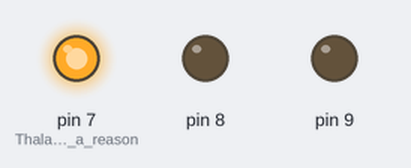
This sketch was run on a simulated Arduino Uno, built with avr-gcc and run on an emulated ATmega328P. On the bench: output pins drawn as LEDs (lit = HIGH).

Above: at 0.03 s.
At 0.72 s:
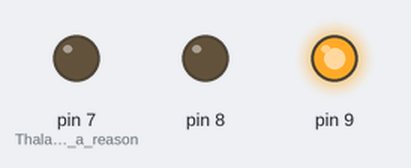
At 1.41 s:
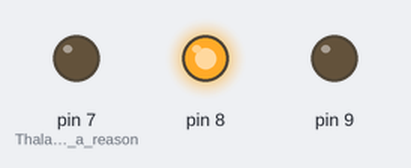
At 2.86 s:
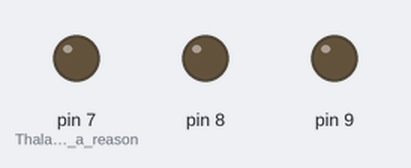
Timing chart, 0 to 3.2 s (numbered marks = the images above):
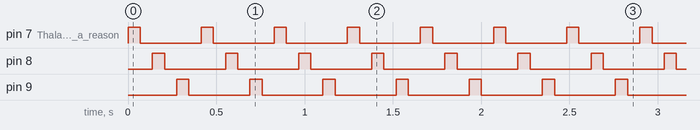

Measured:
- by itself, pin 7 (Thala_for_a_reason), pin 8, pin 9: alternates HIGH for 0.07 s and LOW for 0.35 s

The sketch:

Practical_6.ino
```cpp
void setup() {
  // put your setup code here, to run once:
  pinMode(7, OUTPUT); //Thala for a reason
  pinMode(8, OUTPUT);
  pinMode(9, OUTPUT);

}

int count = 0;

void loop() {
  // put your main code here, to run repeatedly:
  count += 50;
  if(count<100) {
    digitalWrite(7, HIGH);
    delay(69);
    digitalWrite(7, LOW);
    delay(69);
  }

  else if(count>100 && count <200) {
    digitalWrite(8, HIGH);
    delay(69);
    digitalWrite(8, LOW);
    delay(69);
  }

  else if(count>200 && count<300) {
    digitalWrite(9, HIGH);
    delay(69);
    digitalWrite(9, LOW);
    delay(69);
  }

  else if(count > 300) {
    count = 0;
  }

}
```
